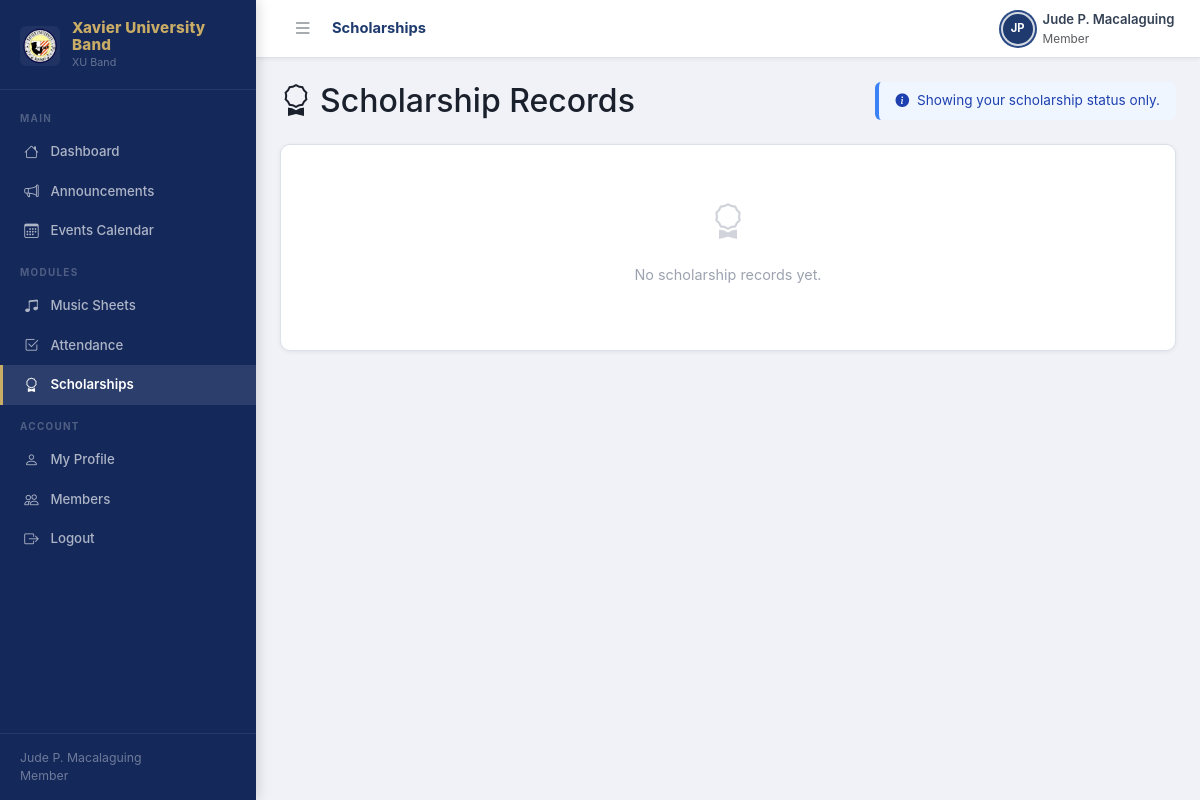
The app's page /scholarships.php (signed in), older data.
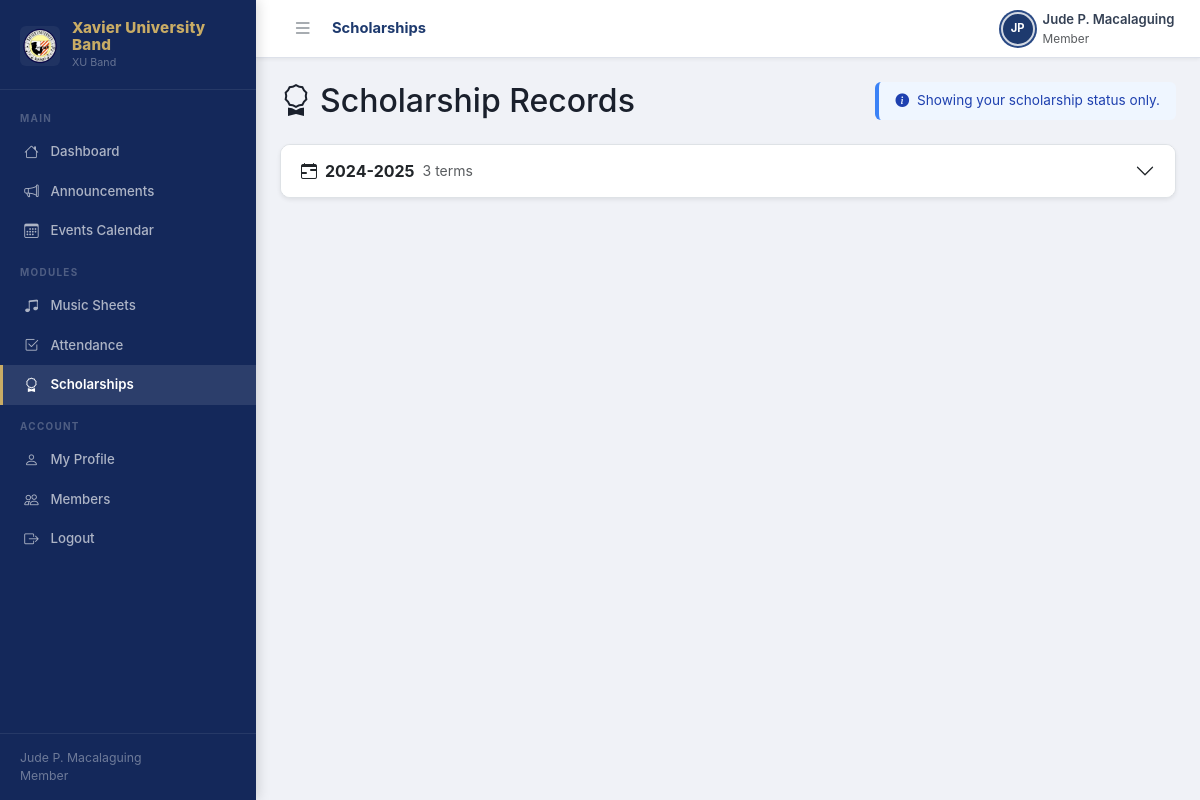
The same page, newer data.
### tables this page shows
CREATE TABLE IF NOT EXISTS school_years (
    id INT AUTO_INCREMENT PRIMARY KEY,
    label VARCHAR(50) NOT NULL UNIQUE,
    created_by INT NOT NULL,
    created_at DATETIME NOT NULL DEFAULT CURRENT_TIMESTAMP,
    FOREIGN KEY (created_by) REFERENCES users(id) ON DELETE CASCADE
);

### includes/auth.php (called while the page is built, shortened)
<?php
require_once __DIR__ . '/db.php';
function isLoggedIn(): bool {
    return !empty($_SESSION['user_id']);
}
function currentUser(): ?array {
    return [
        'id'    => $_SESSION['user_id'],
        'name'  => $_SESSION['user_name'],
        'role'  => $_SESSION['user_role'],
        'email' => $_SESSION['user_email'],
    ];
}
function isOfficer(): bool {
    $role = currentUser()['role'] ?? '';
    return $role === 'officer' || $role === 'moderator';
}

### includes/db.php (called while the page is built, shortened)
<?php
function getDB(): PDO {
    static $pdo = null;
    if ($pdo === null) {
        $host = DB_HOST === 'localhost' ? '127.0.0.1' : DB_HOST;
        $dsn = 'mysql:host=' . $host . ';port=' . DB_PORT . ';dbname=' . DB_NAME . ';charset=utf8mb4';
        try {
            $pdo = new PDO($dsn, DB_USER, DB_PASS, [
                PDO::ATTR_ERRMODE            => PDO::ERRMODE_EXCEPTION,
                PDO::ATTR_DEFAULT_FETCH_MODE => PDO::FETCH_ASSOC,
                PDO::ATTR_EMULATE_PREPARES   => false,
                PDO::ATTR_TIMEOUT            => 10,
            ]);
        } catch (PDOException $e) {
            http_response_code(500);
            die(json_encode(['error' => 'Database connection failed: ' . $e->getMessage()]));
        }
    }
    return $pdo;
}
function dbQuery(string $sql, array $params = []): array {
    $stmt = getDB()->prepare($sql);
    $stmt->execute($params);
    return $stmt->fetchAll();
}

### includes/helpers.php (called while the page is built, shortened)
<?php
function h(mixed $val): string {
    return htmlspecialchars((string)$val, ENT_QUOTES | ENT_HTML5, 'UTF-8');
}

### public/scholarships.php (the view, shortened to what this page needs)
<?php
require_once __DIR__ . '/../includes/auth.php';
require_once __DIR__ . '/../includes/db.php';
require_once __DIR__ . '/../includes/helpers.php';
require_once __DIR__ . '/../includes/layout.php';
$user = currentUser();
$schoolYears = dbQuery('SELECT sy.*, u.name AS creator FROM school_years sy JOIN users u ON u.id=sy.created_by ORDER BY sy.label DESC');
$yearsData = [];
foreach ($schoolYears as $sy) {
    $terms = dbQuery(
        'SELECT * FROM scholarship_terms WHERE school_year_id=? ORDER BY FIELD(term,"1st Semester","2nd Semester","Intersession")',
        [$sy['id']]
    );
    $termsData = [];
    foreach ($terms as $t) {
        if (isOfficer()) {
            $records = dbQuery(
                'SELECT u.id AS user_id, u.name, u.instrument, u.year_level,
                    COALESCE(s.id,0) AS scholarship_id,
                    COALESCE(s.status,"Not Scholar") AS status,
                    ub.name AS updated_by_name, s.updated_at
                 FROM users u
                 LEFT JOIN scholarships s ON s.user_id=u.id AND s.term_id=?
                 LEFT JOIN users ub ON ub.id=s.updated_by
                 WHERE u.role="member" AND u.status="active"
                 ORDER BY u.name',
                [$t['id']]
            );
        } else {
            $records = dbQuery(
                'SELECT u.id AS user_id, u.name,
                    COALESCE(s.id,0) AS scholarship_id,
                    COALESCE(s.status,"Not Scholar") AS status
                 FROM users u
                 LEFT JOIN scholarships s ON s.user_id=u.id AND s.term_id=?
                 WHERE u.id=?',
                [$t['id'], $user['id']]
            );
        }
        $termsData[] = ['term' => $t, 'records' => $records];
    }
    $yearsData[] = ['sy' => $sy, 'terms' => $termsData];
}
?>
<div class="d-flex align-items-center justify-content-between flex-wrap gap-3 mb-4">
  <h2 class="mb-0" style="color:var(--navy)"><i class="bi bi-award me-2"></i>Scholarship Records</h2>
  <?php if (isOfficer()): ?>
  <button class="btn btn-primary btn-sm" onclick="openModal('xumodalSY')">
    <i class="bi bi-plus-lg me-1"></i> Create School Year
  </button>
  <?php else: ?>
  <div class="alert alert-info mb-0 py-2 px-3 small d-flex align-items-center gap-2">
    <i class="bi bi-info-circle-fill"></i> Showing your scholarship status only.
  </div>
  <?php endif; ?>
</div>
<?php if (!$yearsData): ?>
<div class="card">
  <div class="empty-state p-5">
    <div class="empty-icon"><i class="bi bi-award"></i></div>
    <p><?= isOfficer() ? 'No school years yet. Create one above.' : 'No scholarship records yet.' ?></p>
  </div>
</div>
<?php endif; ?>
<div class="accordion" id="scholarshipAccordion">
<?php foreach ($yearsData as $yi => $yd): $sy = $yd['sy']; $syId = 'sy-' . $sy['id']; ?>
<div class="accordion-item mb-3 border rounded shadow-sm">
  <h2 class="accordion-header">
    <button class="accordion-button collapsed fw-bold" type="button"
            data-bs-toggle="collapse" data-bs-target="#collapse-<?= $syId ?>"
            aria-expanded="false" aria-controls="collapse-<?= $syId ?>">
      <i class="bi bi-calendar-range me-2"></i>
      <?= h($sy['label']) ?>
      <span class="ms-2 text-muted fw-normal small">3 terms</span>
    </button>
  </h2>
</div>
<?php endforeach; ?>
</div>

Row changes from the older to the newer data that the page shows:
added school_years: label "2024-2025"
Text that changed along with them:
text no longer shown: "No scholarship records yet."
